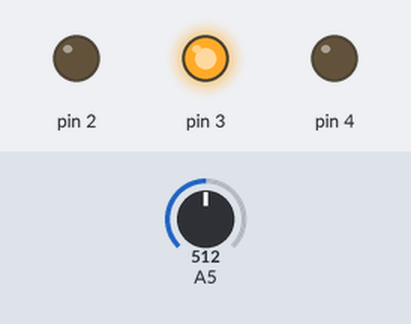
The sketch below on a simulated Arduino Uno, built with avr-gcc and run on an emulated ATmega328P. Parts: output pins drawn as LEDs (lit = HIGH). The test bench sets the inputs (shaded band); at power-on: A5 = 512.

Above: at 1.2 s.
1.3 s: A5 set to 673
2.8 s: A5 set to 703
At 3.9 s:
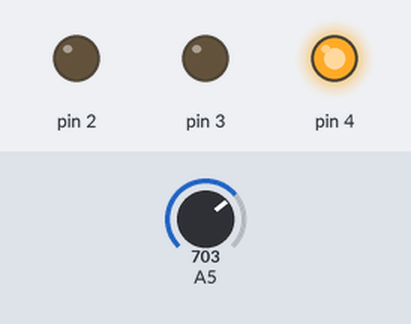
4.3 s: A5 set to 306
At 5.1 s:
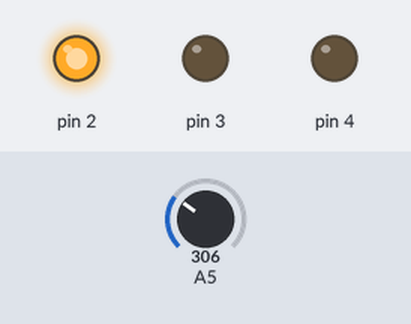
5.8 s: A5 set to 332
7.3 s: A5 set to 357
At 8.5 s:
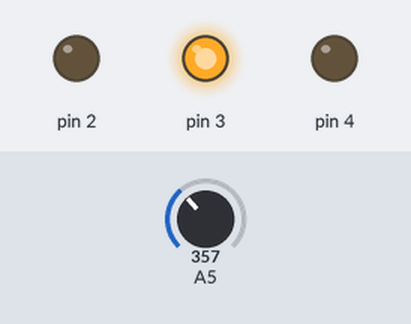
8.8 s: A5 set to 231
At 9.7 s:
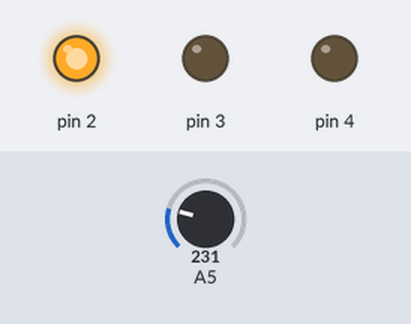
Timing chart, 0 to 11.3 s (numbered marks = the images above; inputs shaded):
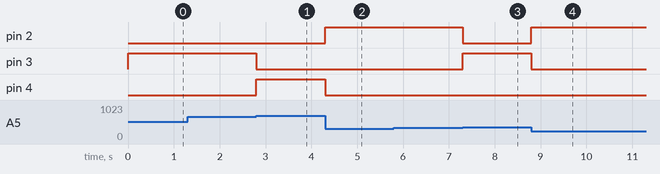

Measured:
- the behaviour switches between 684 and 685 on A5 (found by bisection; images 0 and 1)
- the behaviour switches between 343 and 344 on A5 (found by bisection; images 2 and 3)
- after the input at 1.3 s, every drawn part: stays the same
- after the input at 2.8 s, pin 3: HIGH → LOW at once; pin 4: LOW → HIGH at once
- after the input at 4.3 s, pin 2: LOW → HIGH at once; pin 4: HIGH → LOW at once
- after the input at 5.8 s, every drawn part: stays the same
- after the input at 7.3 s, pin 2: HIGH → LOW at once; pin 3: LOW → HIGH at once
- after the input at 8.8 s, pin 2: LOW → HIGH at once; pin 3: HIGH → LOW at once

The sketch:

exer02.ino
```cpp
void setup() {
  pinMode(2, OUTPUT);
  pinMode(3, OUTPUT);
  pinMode(4, OUTPUT);
}

void loop() {
  int pot = analogRead(A5);
  int var = map(pot, 0, 1023, 0, 360);

  if(var >= 0 && var < 121){
    digitalWrite(2, HIGH);
    digitalWrite(3, LOW);
    digitalWrite(4, LOW);
  } else if(var >= 121 && var < 241){
    digitalWrite(2, LOW);
    digitalWrite(3, HIGH);
    digitalWrite(4, LOW);
  } else if(var >= 241){
    digitalWrite(2, LOW);
    digitalWrite(3, LOW);
    digitalWrite(4, HIGH);
  }
}
```
